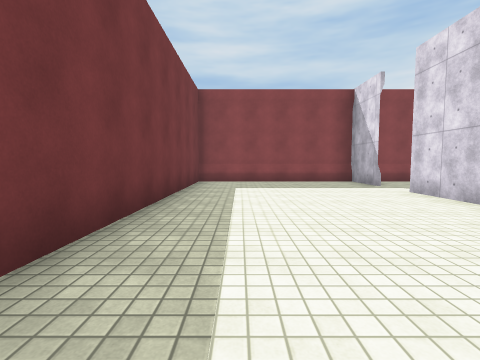
view 1 (above)

16 first-person views from a walk through a scene from a Unity 3-D project. The camera is 1.3 m above the floor, tilts 4° down and sees 85° across. The floor is counted in squares, 2 m on a side. Each view is taken from the middle of a square. On the plan, view 1 faces up. The plan holds only what a view shows up to about 9 squares ahead; the rest is blank. The place goes on beyond the plan. The player is left out. Door leaves are left out, so doorways stand open. Surface patterns are stand-ins for the level's own textures.

view 2
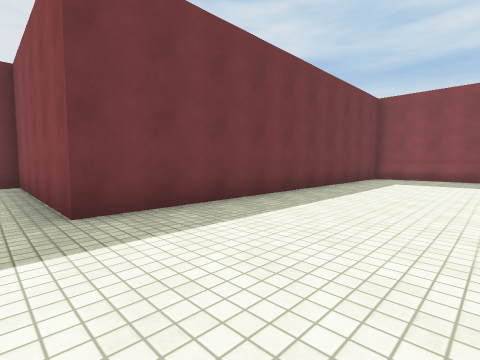

view 3
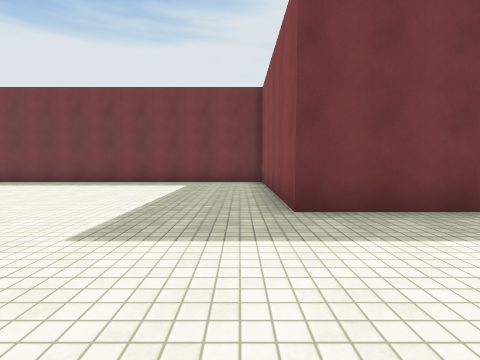

view 4
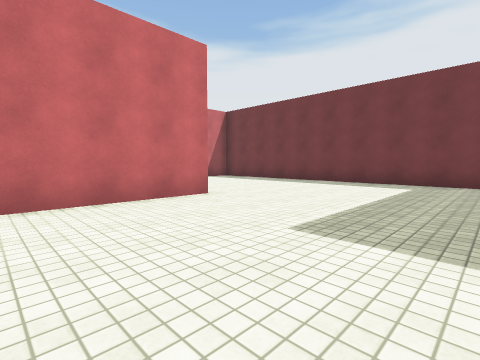

view 5
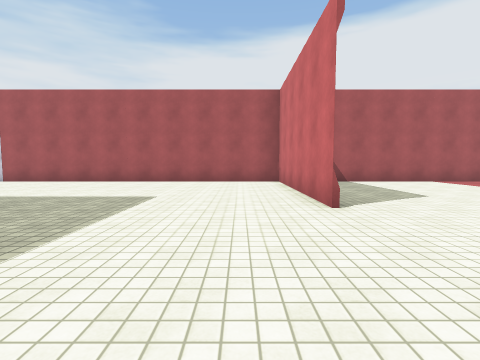

view 6
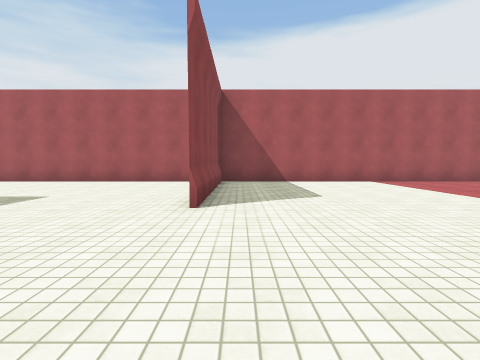

view 7
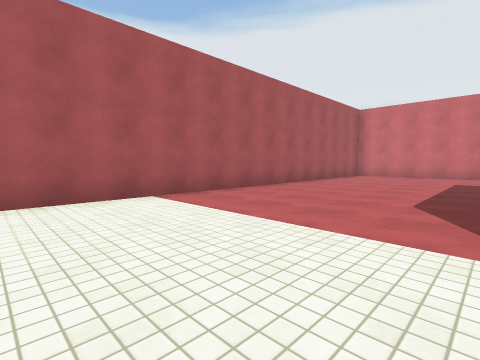

view 8
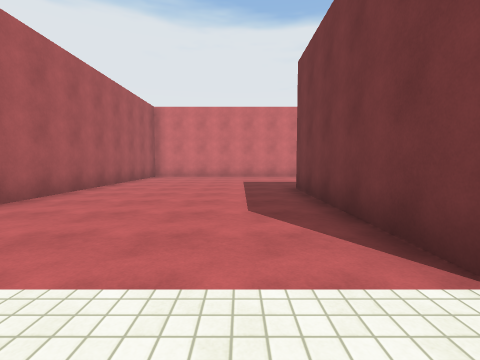

view 9
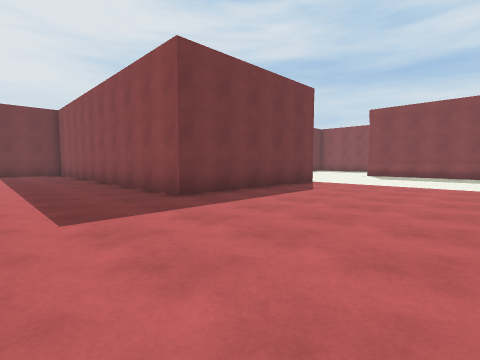

view 10
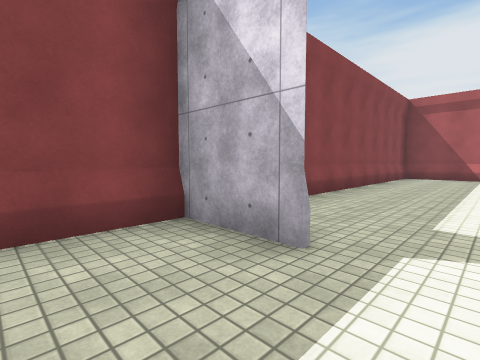

view 11
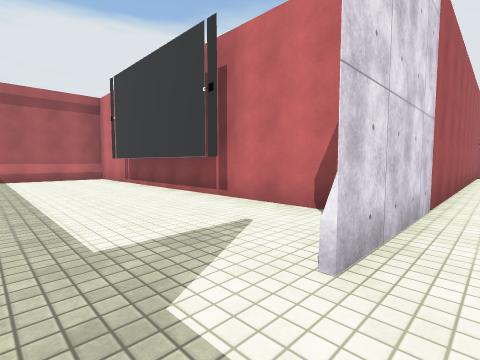

view 12
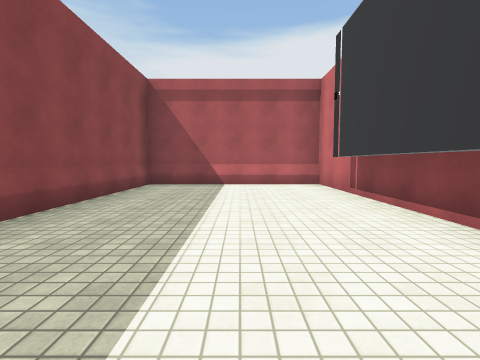

view 13
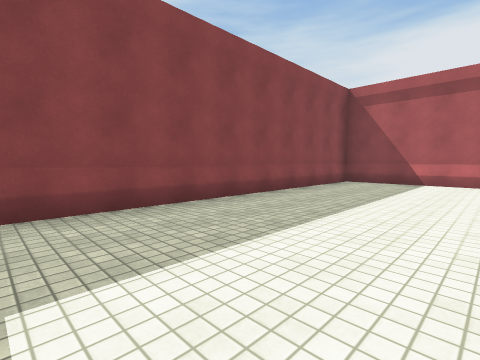

view 14
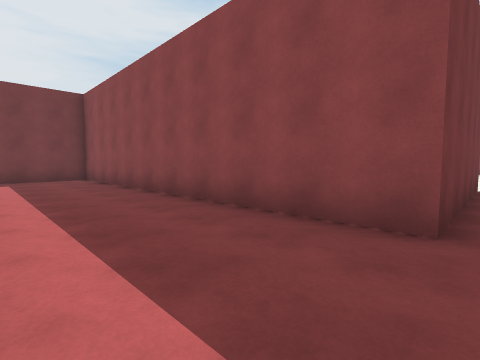

view 15
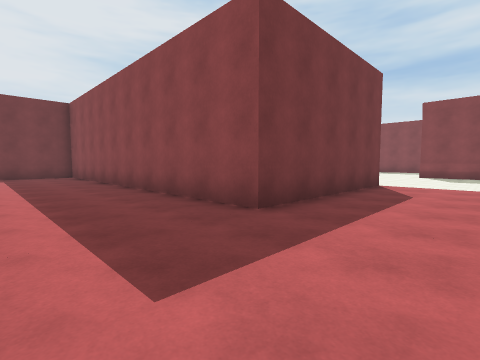

view 16
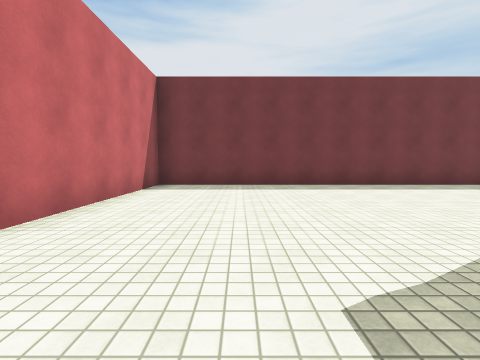

### Floor plan
Points are (right, up) in squares from view 1. A wall is a line through its corners. A room is listed if a view was taken in it or the views show most of it. See-through windows are left out.
Room 1 (views 1, 2, 3, 4, 5, 6, 7, 8, 9, 10, 11, 14, 15, 16)
walls: (3.6, -6.3) (-1.4, -6.3) (3.8, -6.3); (3.7, -19) (3.7, 5.6); (3.7, 7) (3.7, 8.7); (4.1, 8.7) (-1.4, 8.7) (-1.4, -1.3) (-6.4, -1.3) (-6.4, -11.3) (-1.4, -11.3) (-1.4, -16.3) (-11.3, -16.3) (-11.3, -18.6)
ways out: open door at (4, 6.5) to room 2
Room 2 (views 12, 13)
walls: (6.2, 4.2) (11.2, 4.2); (13.5, 8.7) (4.1, 8.7); (4.5, 3.7) (13.5, 3.7)
ways out: open door at (4, 6.5) to room 1

Where each view was taken, in squares from view 1:
view 1: 0 up, 0 right, facing up
view 2: 2 down, 2 right, facing up-left
view 3: 2 down, 2 right, facing left
view 4: 2 down, 2 right, facing down-left
view 5: 5 down, 5 left, facing right
view 6: 7 down, 5 left, facing right
view 7: 9 down, 1 left, facing down-right
view 8: 10 down, 0 right, facing down
view 9: 19 down, 3 right, facing up-left
view 10: 6 up, 2 right, facing up-right
view 11: 7 up, 3 right, facing down-right
view 12: 6 up, 6 right, facing right
view 13: 5 up, 5 right, facing up-right
view 14: 19 down, 1 left, facing up-left
view 15: 19 down, 1 right, facing up-left
view 16: 9 down, 1 right, facing left
